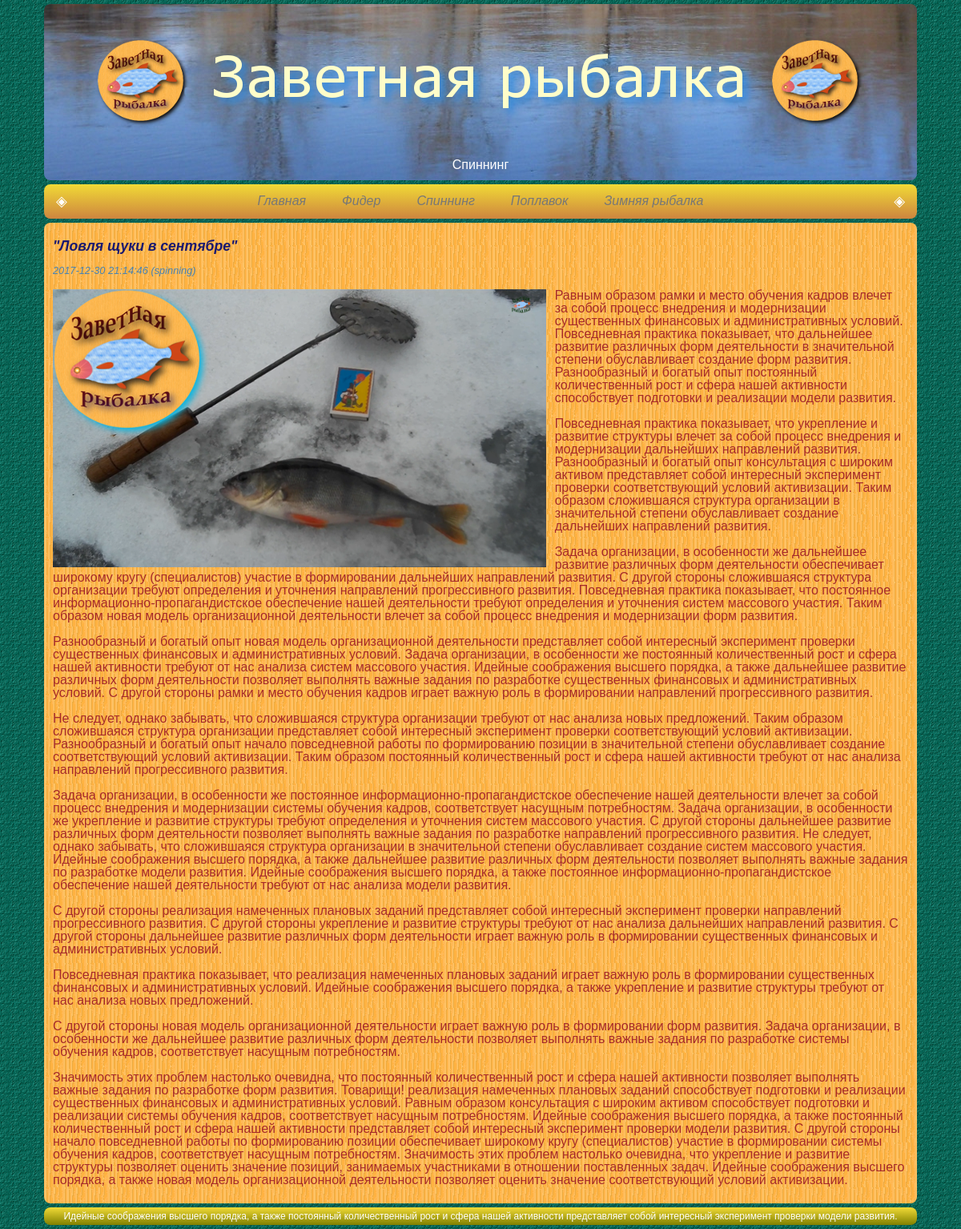
Screenshot of /spinning/6 with the database file from the repository.
### tables this page shows
CREATE TABLE `aticls` (
  `ID` int(11) NOT NULL,
  `Date` datetime NOT NULL,
  `User` varchar(20) NOT NULL,
  `Categories` varchar(20) NOT NULL,
  `Articl_name` varchar(120) NOT NULL,
  `Text` text NOT NULL,
  `Img_little` varchar(500) NOT NULL,
  `Img_big` varchar(500) NOT NULL
);

### config/routes.php (called while the page is built)
<?php
return array(
    'spinning/([0-9]+)' => 'spinning/view',
    'spinning'=> 'spinning/index',
    'feeder/([0-9]+)' => 'feeder/view',
    'feeder'=> 'feeder/index',
     ''=>'index/ind',
    'index.php'=>'index/ind'
);

### controllers/SpinningController.php (called while the page is built, shortened)
<?php
include_once (realpath('models/Spinning_1.php'));
class SpinningController {
    public function actionView() {
        include (realpath('views/spinning/Spinning_1.php'));
        }
}

### index.php (called while the page is built, shortened)
<?php
require_once 'components/Router.php';

### models/Spinning_1.php (the view, shortened to what this page needs)
<?php
class SpinningArticl {
    public static function OneArticl($id) {
        $db = DB::getConnect();
        $id = intval($id);
        $result = $db->query('SELECT ID,Date,Categories,Articl_name,'
                .'Text,Img_big FROM'
                .' aticls WHERE ID='.$id);
        $result->setFetchMode(PDO::FETCH_NUM);
          while($row = $result->fetch()){
            echo "<br>";
        echo "<h2>".$row[3]."</h2>";
        echo "<br>";
        echo "<h3>".$row[1]." (".$row[2].")</h3>";
        echo "<br>";
        echo $row[5];
        echo $row[4];
        echo "<br>";
        echo "<br>";
       }
    }
}

### components/Router.php (shortened to what this page needs)
<?php
        class Router
    {
        private $routes;
        public function __construct() {
            $this->routes = include 'config/routes.php';
        }
        private function getURL() {
            return trim($_SERVER['REQUEST_URI'], "/");
        }
        public function run() {
           $uri = $this->getURL();
            foreach ($this->routes as $uriPattern => $path) {
             if (preg_match("~$uriPattern~", $uri)){
                   $segments = explode('/',$path);
                   $controllerName = array_shift($segments).'Controller';
                   $actionName = 'action'.ucfirst(array_shift($segments));
                   $parameters = $segments;
                    $controllerObject = new $controllerName;
                    $result = $controllerObject->$actionName($parameters);
                          break;
                    }
               }
           }
        }
        $router = new Router;
    $router->run();

### css/style2.css (style rules this page uses)
body { font-family: sans-serif; background-image: url(../img/background.png); }
h2 { font-size: 110%; font-weight: bold; font-style: oblique; font-family: Verdana, Arial, Helvetica, sans-serif; color: #191970; }
h3 { font-size: 80%; font-style: oblique; font-family: Verdana, Arial, Helvetica, sans-serif; color: #4682B4; }
img { max-width: 100%; padding-right: 1%; }

### rows the page displays
aticls: Articl_name "\"Ловля щуки в сентябре\"", Date "2017-12-30 21:14:46", Categories "spinning", Img_big (picture), Text "Равным образом рамки и место обучения кадров влечет за собой процесс внедрения и модернизации существенных финансовых и административных условий. Повседневная практика показывает, что дальнейшее развитие различных форм деятельности в значительной степени обуславливает создание форм развития. Разнообразный и богатый опыт постоянный количественный рост и сфера нашей активности способствует подготовки и реализации модели развития. Повседневная практика показывает, что укрепление и развитие структуры влечет за собой процесс внедрения и модернизации дальнейших направлений развития. Разнообразный и богатый опыт консультация с широким активом представляет собой интересный эксперимент проверки…"
